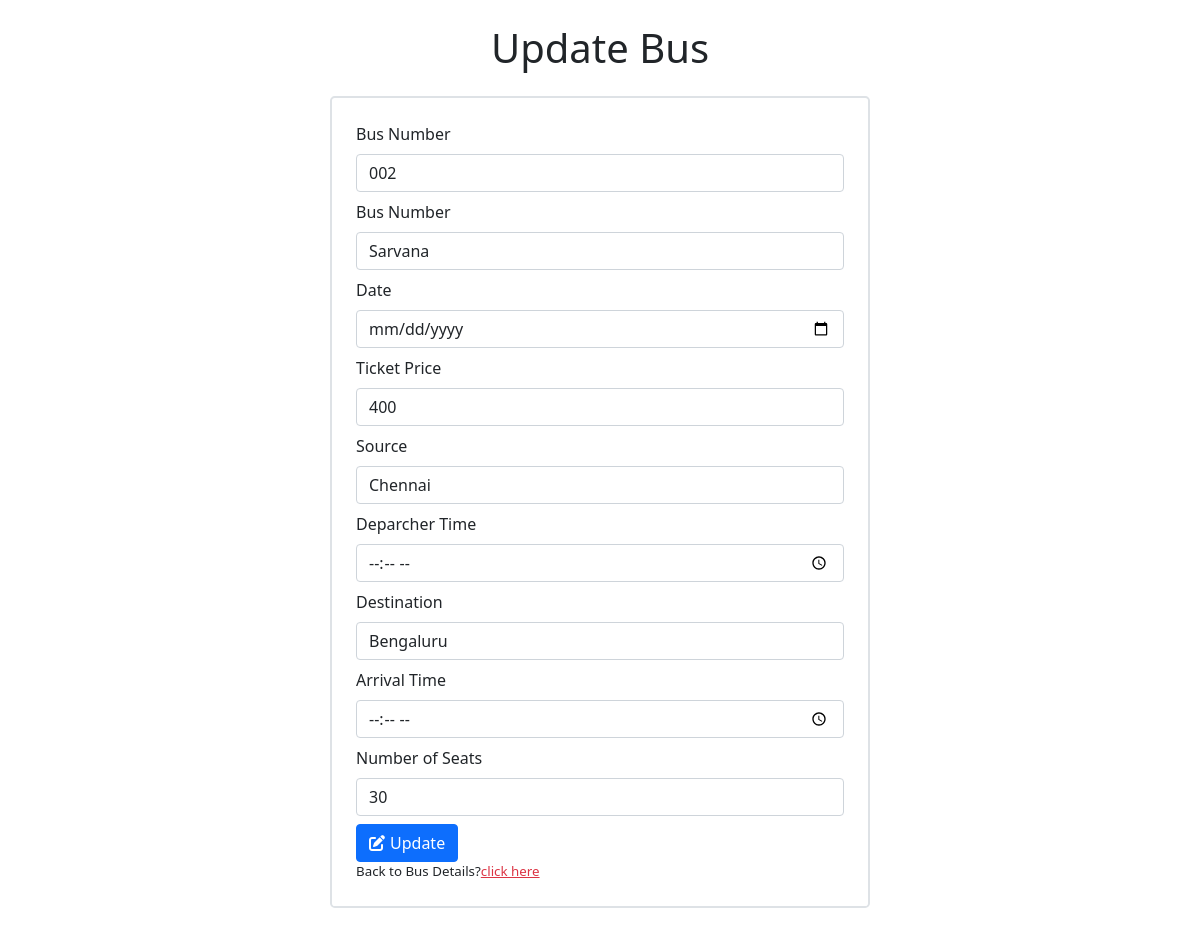
/admin_panel/adminupdate/002, run on the app's committed database.
### admin_panel/models.py (models this page shows)
class Bus_details(models.Model):
    busname = models.CharField(max_length=50)
    busnumber = models.CharField(max_length=50)
    date = models.DateField()
    ticketprice = models.CharField(max_length=50, blank=True, null=True)
    source = models.CharField(max_length=50)
    deparchertime = models.TimeField()
    destination = models.CharField(max_length=50)
    arrivaltime = models.TimeField()
    durition = models.CharField(max_length=50, blank=True, null=True)
    seats = models.CharField(max_length=50)
    availableseats = models.CharField(max_length=50, blank=True, null=True)
    busimg = models.FileField(upload_to='busimages/')

### admin_panel/views.py (the view, shortened to what this page needs)
# urls.py: path('adminupdate/<busnumber>', views.adminupdate, name='adminupdate'),
def adminupdate(request, busnumber):
    data = {}
    if 'adminusername' in request.session:
        data['adminemail'] = request.session['adminemail']
        data['adminusername'] = request.session['adminusername']
    my_data = Bus_details.objects.get(busnumber=busnumber)
    data = {
        'my_data': my_data,
    }
    return render(request, 'adminupdate.html', data)

### templates/adminupdate.html (shortened to what this page needs)
<!DOCTYPE html>
<html lang="en">
<head>
  <link rel="stylesheet" href="https://cdnjs.cloudflare.com/ajax/libs/font-awesome/6.5.1/css/all.min.css">
  <link href="https://cdn.jsdelivr.net/npm/bootstrap@5.0.2/dist/css/bootstrap.min.css" rel="stylesheet"
>
</head>
<body>
  <div class="container">
    <h1 class="my-4 text-center">Update Bus</h1>
    <div class="container border rounded-3 border-2 px-4 pt-4 pb-2 mb-5" style="max-width: 540px;">
      <form method="post" action="">
        <div class="mb-2">
          <label for="exampleInputbusnumber" class="form-label">Bus Number</label>
          <input type="number" class="form-control" value="{{my_data.busnumber}}" name="busnumber"
            id="exampleInputbusnumber" placeholder="Bus Number" required>
        </div>
        <div class="mb-2">
          <label for="busname" class="form-label">Bus Number</label>
          <input type="text" class="form-control" value="{{my_data.busname}}" name="busname" id="busname"
            placeholder="Bus Name" required>
        </div>
        <div class="mb-2">
          <label for="date" class="form-label">Date</label>
          <input type="date" class="form-control" value="{{my_data.date}}" name="date" id="date" placeholder="Date"
            required>
        </div>
        <div class="mb-2">
          <label for="ticketprice" class="form-label">Ticket Price</label>
          <input type="number" class="form-control" value="{{my_data.ticketprice}}" name="ticketprice" id="ticketprice"
            placeholder="Ticket Price" required>
        </div>
        <div class="mb-2">
          <label for="exampleInputsource" class="form-label">Source</label>
          <input type="text" class="form-control" value="{{my_data.source}}" name="source" id="exampleInputsource"
            placeholder="Bus Source" required>
        </div>
        <div class="mb-2">
          <label for="deparchertime" class="form-label">Deparcher Time</label>
          <input type="time" class="form-control" value="{{my_data.deparchertime}}" name="deparchertime"
            id="deparchertime" placeholder="Deparcher Time" required>
        </div>
        <div class="mb-2">
          <label for="destination" class="form-label">Destination</label>
          <input type="text" class="form-control" value="{{my_data.destination}}" name="destination" id="destination"
            placeholder="Destination" required>
        </div>
        <div class="mb-2">
          <label for="arrivaltime" class="form-label">Arrival Time</label>
          <input type="time" class="form-control" value="{{my_data.arrivaltime}}" name="arrivaltime" id="arrivaltime"
            placeholder="Arrival Time" required>
        </div>
        <div class="mb-2">
          <label for="seats" class="form-label">Number of Seats</label>
          <input type="number" class="form-control" value="{{my_data.seats}}" name="seats" id="seats"
            placeholder="Number of Seats" aria-describedby="passwordHelp" required>
        </div>
        <button type="submit" class="btn btn-primary"><i class="fa-solid fa-pen-to-square"
            style="margin-right: 5px;"></i></i>Update</button>
      </form>
      <p style="font-size: smaller;">Back to Bus Details?<a href="{% url 'adminhome' %}" class="text-danger">click
          here</a></p>
    </div>
  </div>
</body>
</html>

### data on the page
Bus_details: busnumber "002", busname "Sarvana", ticketprice "400", source "Chennai", destination "Bengaluru", seats "30"
